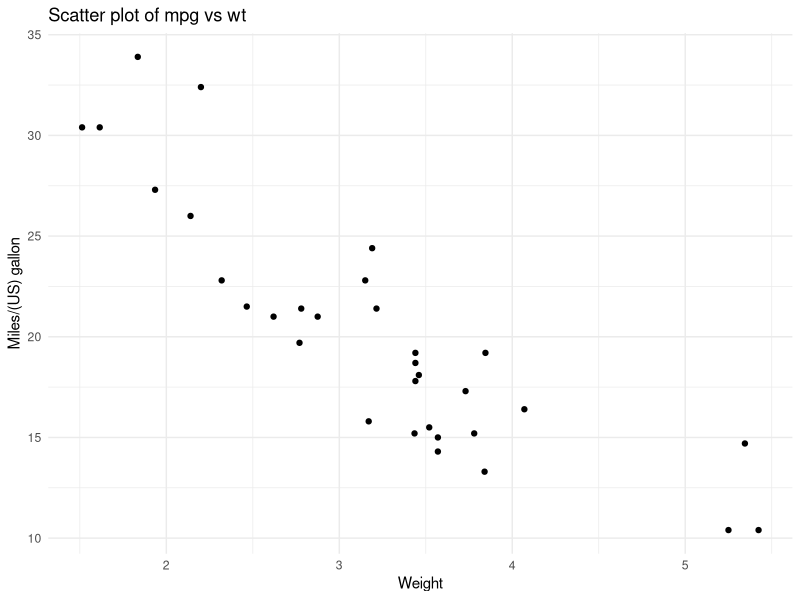

Here is the R script that generated this plot:
library(ggplot2)

data(mtcars)

# Calculate the correlation between 'mpg' and 'wt'
correlation <- cor(mtcars$mpg, mtcars$wt)

print(paste("Correlation between mpg and wt:", correlation))

# Generate the scatter plot
p <- ggplot(mtcars, aes(x=wt, y=mpg)) +
  geom_point() + 
  theme_minimal() +
  labs(title="Scatter plot of mpg vs wt", x="Weight", y="Miles/(US) gallon")

print(p)

